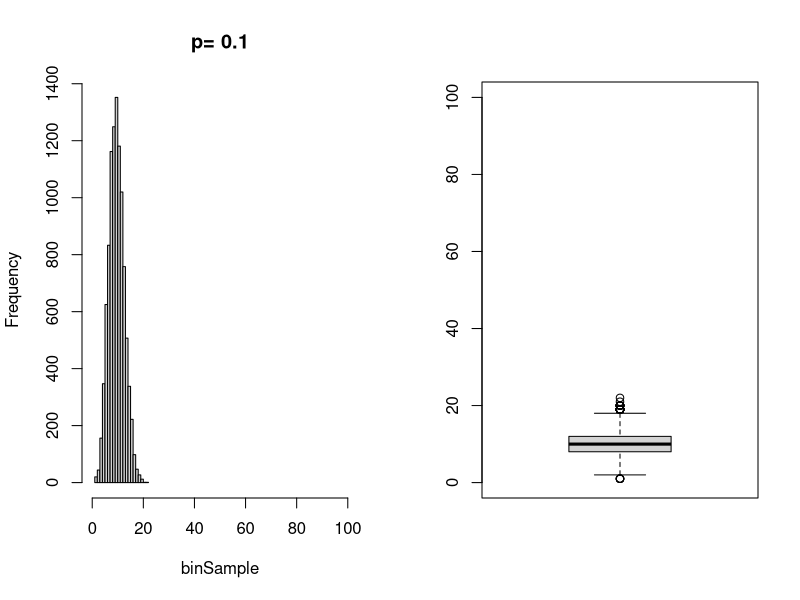
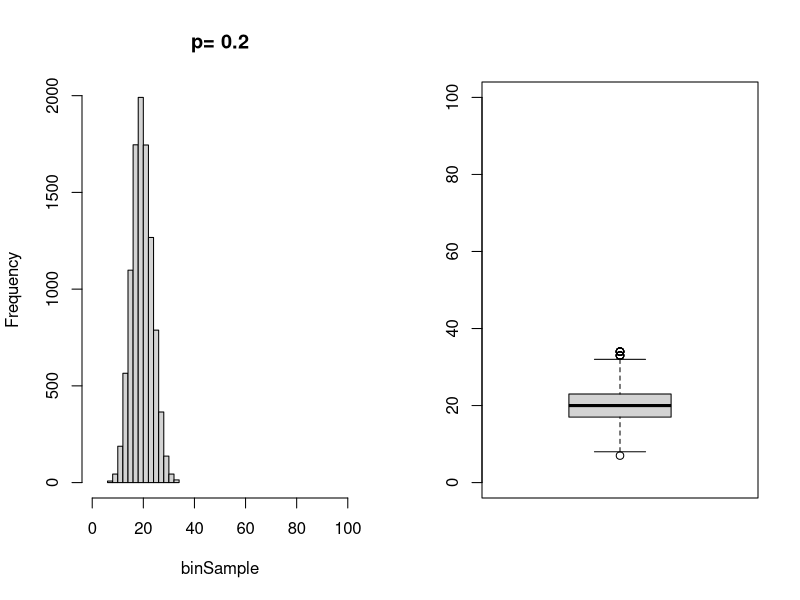
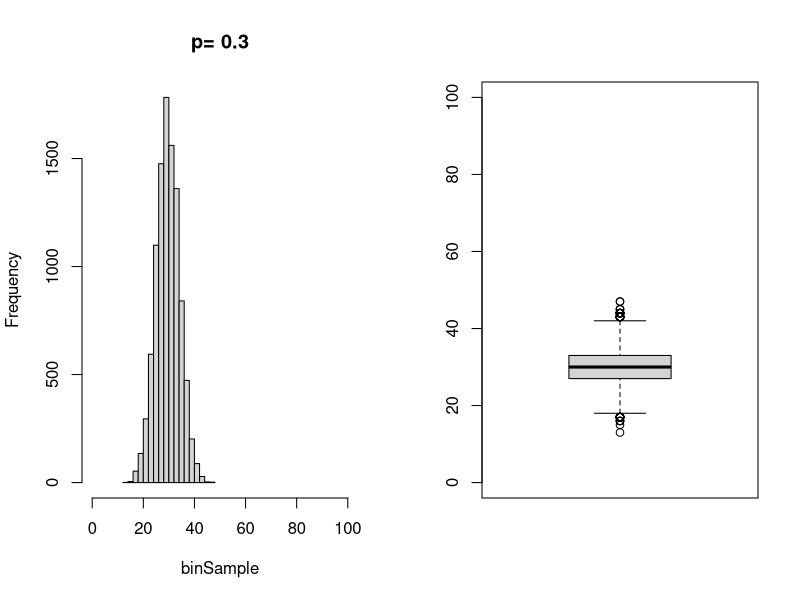
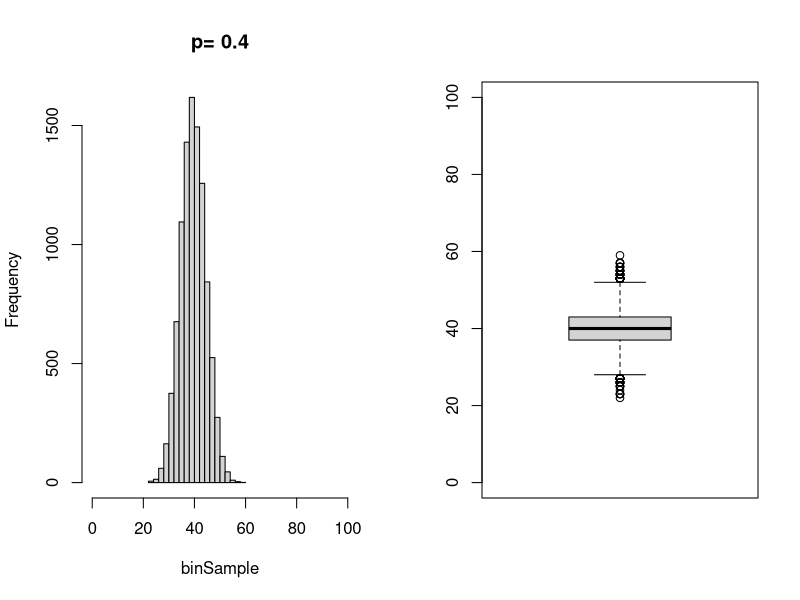
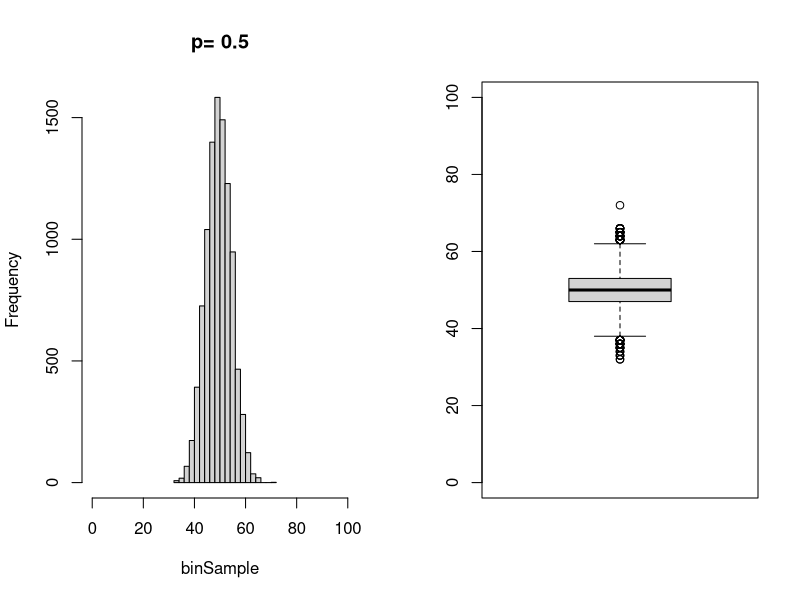
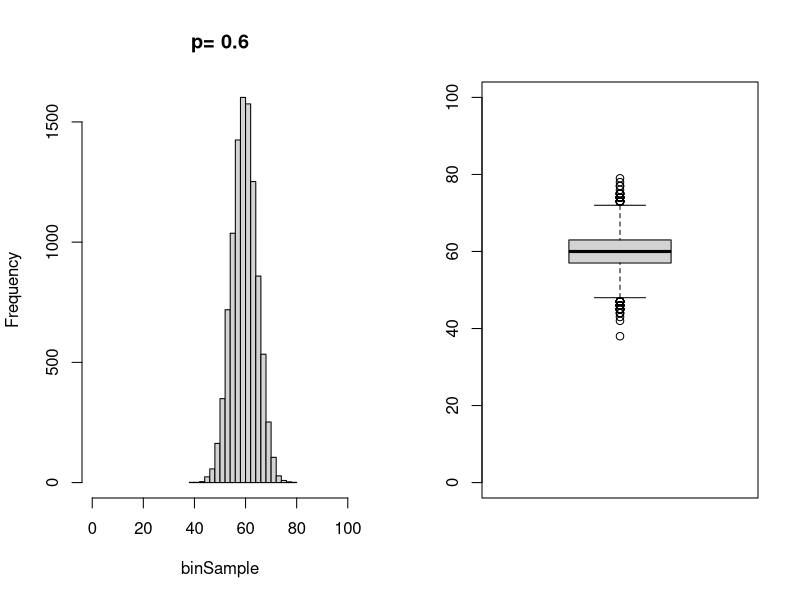
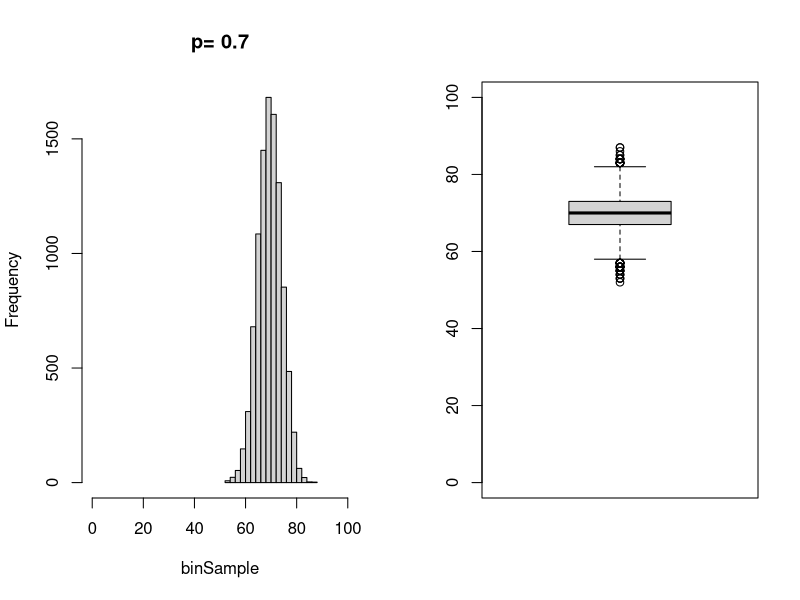
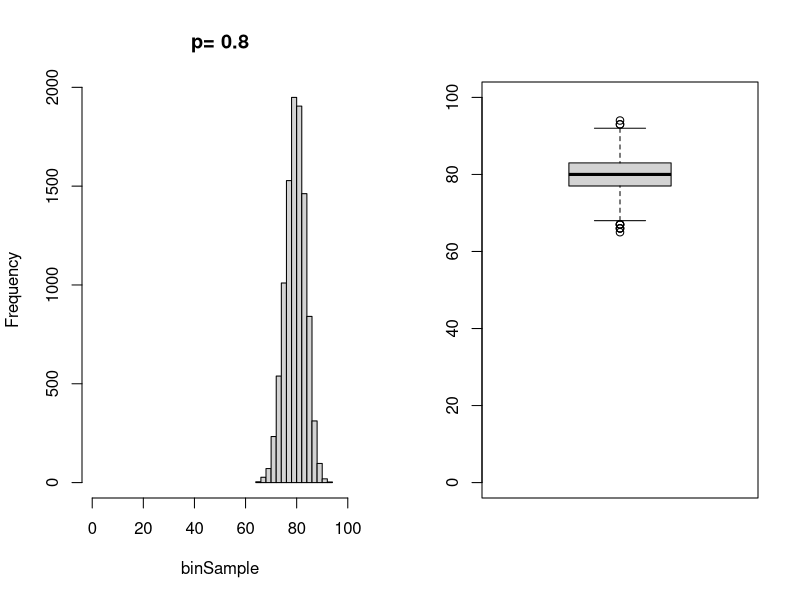

Here is the R script that generated these plots, in order:
## ---- chunk 1
knitr::opts_chunk$set(echo = TRUE)
## ---- chunk 2
Sevens <- 7*(1:100)
cat(Sevens,"\n")
## ---- chunk 3
for (i in 1:9) {
  binSample <- rbinom(10000, 100, i/10)
  par(mfrow=c(1,2))
  hist(binSample, main=paste("p=", i/10), xlim=c(0,100))
  boxplot(binSample, ylim=c(0,100))
}
## ---- chunk 4
nsamp = 100
allMEans <- rep(0,nsamp)  
for (i in 1:nsamp) {
  smp <- rnorm(30)
  #cat('mean=',mean(smp),'median=',median(smp),'mean minus median=',mean(smp)-median(smp),'sd=',sd(smp),"\n")
  allMEans[i] <- mean(smp)
}
cat(mean(allMEans),"\n")
cat(sd(allMEans),"\n")
## ---- chunk 5
# Fibonacci
n <- 15
fib <- rep(0,n)
fib[1] <- 1
fib[2] <- 1
for (i in 3:n) {
  fib[i] <- fib[i-1] + fib[i-2]
}
cat(fib,"\n")
## ---- chunk 6
FibRatio <- fib[-1] / fib[-n]
plot(FibRatio, pch=17, col=4, xlab="n", ylab="Consecutive Fibonacci ratios")
